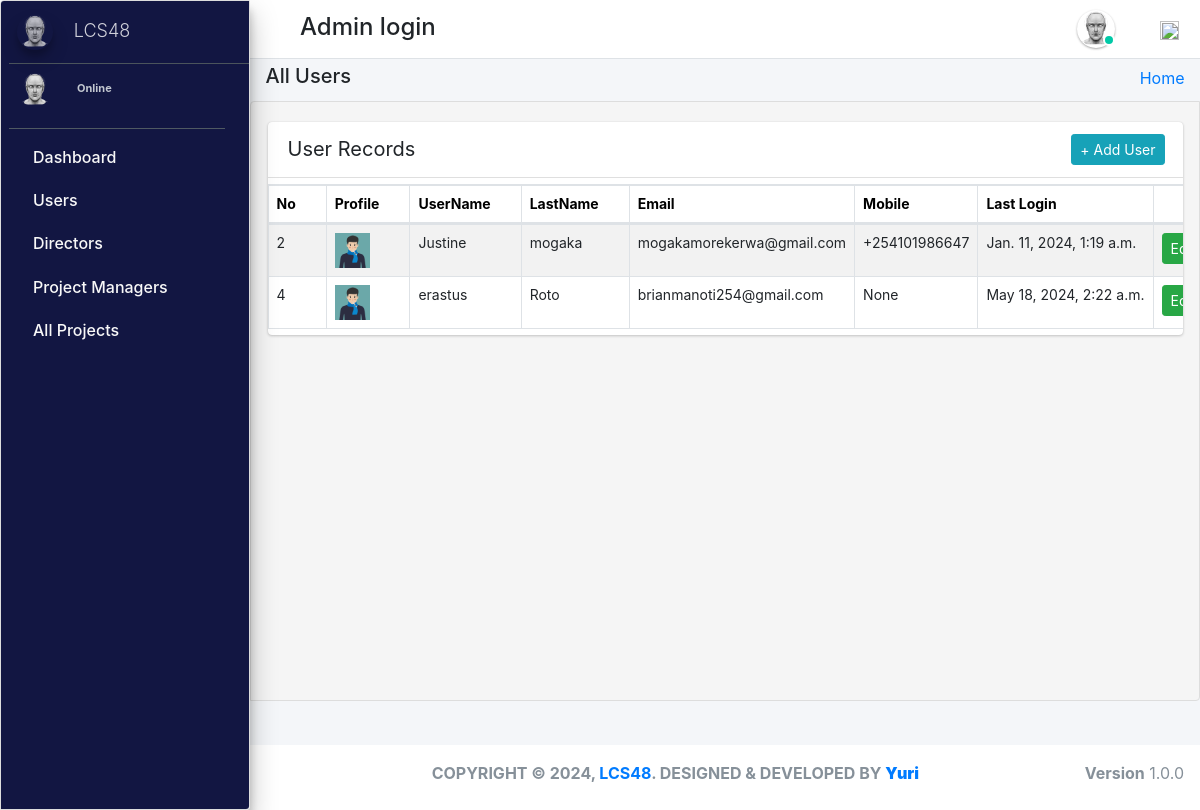
/admin_user/all_patients/ (signed in), run on the app's committed database.
### pharmacy/models.py (models this page shows, shortened)
class CustomUser(AbstractUser):
    user_type_data = ((1, "AdminHOD"), (2, "Pharmacist"), (3, "Doctor"), (4, "PharmacyClerk"),(5, "Patients"))
    user_type = models.CharField(default=1, choices=user_type_data, max_length=10)

class AdminHOD(models.Model):
    gender_category=(
        ('Male','Male'),
        ('Female','Female'),
    )
    admin = models.OneToOneField(CustomUser,null=True, on_delete = models.CASCADE)
    emp_no= models.CharField(max_length=100,null=True,blank=True)
    gender=models.CharField(max_length=100,null=True,choices=gender_category)
    mobile=models.CharField(max_length=10,null=True,blank=True)
    address=models.CharField(max_length=300,null=True,blank=True)
    profile_pic=models.ImageField(default="admin.png",null=True,blank=True)
    created_at = models.DateTimeField(auto_now_add=True)
    updated_at = models.DateTimeField(auto_now=True)
    date_employed=models.DateTimeField(auto_now_add=True, auto_now=False)
    objects = models.Manager()

class Patients(models.Model):
    gender_category=(
        ('Male','Male'),
        ('Female','Female'),
    )
    admin = models.OneToOneField(CustomUser,null=True, on_delete = models.CASCADE)
    reg_no=models.CharField(max_length=30,null=True,blank=True,unique=True)
    gender=models.CharField(max_length=7,null=True,blank=True,choices=gender_category)
    first_name=models.CharField(max_length=20,null=True,blank=True)
    last_name=models.CharField(max_length=20,null=True,blank=True)
    dob=models.DateTimeField(auto_now_add= False, auto_now=False,null=True,blank=True)
    phone_number=models.CharField(max_length=10,null=True,blank=True)
    profile_pic=models.ImageField(default="patient.jpg",null=True,blank=True)
    age= models.IntegerField(default='0', blank=True, null=True)
    address=models.CharField(max_length=300,null=True,blank=True)
    date_admitted=models.DateTimeField(auto_now_add=True, auto_now=False)
    last_updated = models.DateTimeField(auto_now_add=False, auto_now=True)

### pharmacy/HODViews.py (the view, shortened to what this page needs)
# urls.py: path('admin_user/all_patients/',HODViews.allPatients,name='all_patients'),
def allPatients(request):
    form=PatientSearchForm1(request.POST or None)
    patients=Patients.objects.all()
    context={
        "patients":patients,
        "form":form,
        "title":"Admitted Patients"
    }
    return render(request,'hod_templates/admited_patients.html',context)

### pharmacy/LoginCheckMiddleWare.py (called while the page is built, shortened)
    def process_view(self, request, view_func, view_args, view_kwargs):
        modulename = view_func.__module__
        user = request.user
        if user.is_authenticated:
            if user.user_type == "1":
                if modulename == "pharmacy.HODViews":
                    pass
                elif modulename == "":
                    pass
                elif modulename == "pharmacy.views" or modulename == "django.views.static":
                    pass
                else:
                    pass
            else:
                return redirect("login")
        else:
            if request.path == reverse("login"):
                pass
            else:
                return redirect("login")

### pharmacy/templates/hod_templates/admited_patients.html (shortened to what this page needs)
{% extends 'hod_templates/base_template.html'%}
{% load static %}
{% block page_title %}
<h5>All Users</h5>
{% endblock page_title %}
{% block main_content %}
<section class="content">
    <div class="row">
        <div class="col-md-12 px-3">
            <div class="card card-primar sc">
                <div class="card-header">
                    <span>User Records</span>
                   <div class="card-tools d-flex">
                <a class="btn btn-sm btn-info mr-2" href="{% url 'patient_form' %}" role="button">+ Add User</a>
            </div>
                </div>
                <table  class="table table-bordered table-hover dataTable" id="plist">
                    <thead>
                            <tr>
                                    <th>No</th>
                                    <th>Profile</th>
                                    <th>UserName</th>
                                    <th>LastName</th>
                                    <th>Email</th>
                                    <th>Mobile</th>
                                     <th>Last Login</th>
                                     <th class="text-center">Action</th>
                            </tr>
                    </thead>
                    <tbody>
                            {% for patient in patients %}
                            <tr class="hov"> <td>{{patient.admin.id}}</td>
                                <td> <img src="{{patient.profile_pic.url}}" class="" width="35" height="35" alt=""></td>
                                <td>{{patient.admin}}</td>
                                <td>{{patient.admin.last_name}}</td>
                                <td>{{patient.admin.email}}</td>
                                <td>{{patient.phone_number}}</td>
                                <td>{{patient.admin.last_login}}</td>
                                <td><a href="{% url 'edit_patient' patient.admin.id %}" class="btn btn-sm btn-success">Edit</a>
                                    <a href="{% url 'patient_record' patient.id %}" class="btn btn-sm btn-warning">View</a></td>
                            </tr>
                            {% endfor %}
                    </tbody>
                </table>
            </div>
        </div>
    </div>
</section>
{% endblock %}

### pharmacy/templates/hod_templates/base_template.html (shortened to what this page needs)
{% extends 'base_file.html' %} {% block htm %}
<body class="hold-transition sidebar-mini layout-fixed">
    <div class="wrapper">
        <nav class="main-header navbar navbar-expand navbar-white navbar-light">
            <ul class="navbar-nav">
                <li class="nav-item">
                    <a class="nav-link" data-widget="pushmenu" href="#" role="button"></a>
                </li>
            </ul>
            <h4 style="margin-left: 10px; margin-top: 5px;">Admin login </h4>
            <ul class="navbar-nav ml-auto">
                <li class="mx-3">
                    <a href="#" class="sm-submenu-with-image a">
                        <img src="{{request.user.adminhod.profile_pic.url}}" class="img-circle elevation-1" width="38" height="38" alt="">
                        <span class="avatar-status avatar-sm-status avatar-status-success"></span>
                    </a>
                </li>
                <li class="nav-item dropdown ml-3 low">
                    <a href="#" class="btn btn-outlined btn-black text-muted bg-transparent " data-toggle="dropdown" aria-expanded="false" data-wow-delay="0.7s"><img src="https://img.icons8.com/ios/50/000000/settings.png" width="19" height="19">
                    </a>
                </li>
            </ul>
        </nav>
        {% include 'hod_templates/sidebar.html'%}
        <div class="content-wrapper">
            <div class="content-header">
                <div class="container-fluid">
                    <div class="row ">
                        <div class="col-sm-6">
                            <h1 class="m-0 text-dark">
                                {% block page_title %} {% endblock page_title %}
                            </h1>
                        </div>
                        <div class="col-sm-6 ">
                            <ol class="breadcrumb float-sm-right">
                                <li class="breadcrumb-item"><a href="">Home</a></li>
                            </ol>
                        </div>
                    </div>
                </div>
            </div>
            {% block main_content %} {% endblock main_content %}
        </div>
        {% include 'hod_templates/footer.html'%}
    </div>
    {% endblock htm %}

### pharm/pharmacy/templates/base_file.html (shortened to what this page needs)
{% load static %}
<!DOCTYPE html>
<html lang="en">
<head>
    <link rel="stylesheet" href="{% static 'css/bootstrap.min.css'%}">
    <link rel="stylesheet" href="{% static 'css/main.css'%}">
    <link rel="stylesheet" href="{% static 'css/profile.css'%}">
    <link rel="stylesheet" href="{% static " fontawesome-free/css/all.min.css " %}">
    <link rel="stylesheet" href="https://code.ionicframework.com/ionicons/2.0.1/css/ionicons.min.css">
    <link rel="stylesheet" href="{% static 'dist/css/adminlte.css'  %}">
    <link rel="stylesheet" href="{% static 'pace-progress/themes/black/pace-theme-flat-top.css' %}">
    <link rel="stylesheet" href="{% static 'datatables-bs4/css/dataTables.bootstrap4.min.css'%}">
    <link rel="stylesheet" href="{% static 'datatables-responsive/css/responsive.bootstrap4.min.css'%}">
    <link rel="stylesheet" href="{% static 'datatables-buttons/css/buttons.bootstrap4.min.css'%}">
    <link rel="stylesheet" href="{% static 'css/select2.css' %}">
    <link href="{% static 'jquery-ui2/jquery-ui.min.css' %}" rel="stylesheet">
    <link href="{% static 'jquery-ui2/jquery-ui.structure.min.css' %}" rel="stylesheet">
    <link href="{% static 'jquery-ui2/jquery-ui.theme.min.css' %}" rel="stylesheet">
</head>
{% block htm %} {% endblock htm%}
</body>
</html>

### pharmacy/templates/hod_templates/sidebar.html (shortened to what this page needs)
<aside class="main-sidebar sidebar-dark-primary elevation-4">
    <a href="" class="brand-link ml-2">
        <img src="{{request.user.adminhod.profile_pic.url}}" alt="" width="36" height="36" class=" img-circle elevation-3" style="opacity: .8">
        <span class="brand-text font-weight-light mt-1 ml-3 mmust">LCS48</span>
    </a>
    <div class="sidebar">
        <div class="user-panel mr-3">
            <div class="pull-left image sm-submenu-with-image a ml-2 ">
                <img src="{{request.user.adminhod.profile_pic.url}}" class="img-circle mt-2" width="36" height="36" alt="User Image">
            </div>
            <div class="pull-left info">
                <a href="#"> Online</a>
            </div>
        </div>
        <nav class="mt-2">
            <ul class="nav nav-pills nav-sidebar flex-column" data-widget="treeview" role="menu" data-accordion="false">
                <li class="nav-item">
                    <a href="{% url  'admin_dashboard' %}" class="nav-link">
                        <p>
                            Dashboard
                        </p>
                    </a>
                </li>
                <li class="nav-item">
                    <a href="#" class="nav-link">
                        <p>
                            Users
                        </p>
                    </a>
                </li>
                <li class="nav-item">
                    <a href="#" class="nav-link">
                        <p>
                            Directors
                        </p>
                    </a>
                </li>
                <li class="nav-item">
                    <a href="#" class="nav-link">
                        <p>
                            Project Managers
                        </p>
                    </a>
                </li>
                <li class="nav-item">
                    <a href="#" class="nav-link">
                        <p>
                            All Projects
                        </p>
                    </a>
                </li>
            </ul>
        </nav>
    </div>
</aside>

### pharmacy/templates/hod_templates/footer.html
<footer class="main-footer pt-3 text-center">
    <strong>COPYRIGHT &copy; {% now "Y" %}, <a href="#">LCS48</a>. DESIGNED & DEVELOPED BY <a href="#"><b>Yuri</b></a></strong>
    <div class="float-right d-none d-sm-inline-block">
        <b>Version</b> 1.0.0
    </div>
</footer>

### static/css/main.css (style rules this page uses)
html { font-family: sans-serif; line-height: 1.15; -webkit-text-size-adjust: 100%; -webkit-tap-highlight-color: transparent; }
body { overflow-y: hidden; overflow-x: hidden; font-family: -apple-system, BlinkMacSystemFont, "Segoe UI", Roboto, "Helvetica Neue", Arial, "Noto Sans", sans-serif, "Apple Color Emoji", "Segoe UI Emoji", "Segoe UI Symbol", "Noto Color Emoji" !important; }
th { color: rgb(0, 0, 0); font-size: 14px !important; }
.content { background-color: #f5f5f5; border: 1px solid #dddddd; border-radius: 4px 0px 4px 0px; left: -1px; padding: 10px 7px 5px; }
.main-sidebar { background: #ffffff; border: 1px solid #dddddd; border-radius: 4px 0px 4px 0px; font-weight: bold; }
.content { height: 75vh; overflow-y: scroll; overflow-x: hidden; }
.sc { white-space: nowrap; display: block; overflow-x: hidden !important; }
.content .row { margin-top: 20px !important; }
.main-sidebar { background-color: #121642 !important; color: white !important; }
.main-sidebar p { color: #f8f8f8 !important; font-weight: 500 !important }
td { font-size: 14px !important; }
.hov { transition: transform .5s; }
.avatar-status { position: absolute; bottom: 12px; right: 75.4px; display: -ms-inline-flexbox; display: inline-flex; -ms-flex-negative: 0; flex-shrink: 0; -ms-flex-pack: center; justify-content: center; -ms-flex-align: center; align-items: center; white-space: nowrap; text-align: center; vertical-align: baseline; font-weight: 600; border: .125rem solid #fff; width: 12px; height: 12px; line-height: 1; font-size: .71094rem; border-radius: 50%; }
.avatar-status-success { color: #fff; background-color: #00c9a7; }
.card-header span { font-size: 20px !important; }
.table>tbody>tr>td, .table>tbody>tr>th, .table>tfoot>tr>td, .table>tfoot>tr>th, .table>thead>tr>td, .table>thead>tr>th { padding: 8px; line-height: 1.42857143; vertical-align: top; }
.pull-left { float: left; }
.pull-left { float: left!important; }
.user-panel>.info { padding: 5px 5px 5px 15px; line-height: 1; position: absolute; left: 55px; }
p { margin: 0 0 10px; }
.user-panel { padding-bottom: 20px; }
.user-panel:after { clear: both; }
.user-panel:before, .user-panel:after { content: " "; display: table; }
.user-panel>.info>a { text-decoration: none; padding-right: 5px; margin-top: 3px; font-size: 11px; overflow: hidden; white-space: nowrap; }
.mmust { overflow: hidden; white-space: nowrap; font-size: 18px; }
.table { background: white !important; }
.container-fluid { width: 100%; padding-right: 15px; padding-left: 15px; margin-right: auto; margin-left: auto; }
.row { display: flex; flex-wrap: wrap; margin-right: -15px; margin-left: -15px; }
.d-flex { display: flex !important; z-index: 44; }
.d-flex { display: flex !important; }
.table tbody tr:nth-of-type(odd) { background-color: rgba(0, 0, 0, .05) !important; }
.table tbody tr:nth-of-type(odd) { background-color: rgba(197, 197, 197, 0.05) !important; }
.main-footer { height: 65px !important; background: #ffffff; border-top: none !important; color: #869099; font-size: 1.0rem !important; }
.img-circle { border-radius: 50%; }
.content-wrapper .content-header { padding: 5px 0.5rem !important; }

### static/css/profile.css (style rules this page uses)
li { list-style-type: none ! }
.navbar-nav span { color: #525f7f !important; margin-right: 10px !important; }
body { font-family: 'Rubik', sans-serif; height: 100% !important; }
.table tbody tr:nth-of-type(odd) { background-color: rgba(0, 0, 0, .05) !important; }

### data on the page
CustomUser: user.adminhod.profile_pic (picture)
Patients: admin.id "2", profile_pic (picture), admin "Justine", admin.last_name "mogaka", admin.email "mogakamorekerwa@gmail.com", phone_number "+254101986647", admin.last_login "Jan. 11, 2024, 1:19 a.m."
Patients: admin.id "4", profile_pic (picture), admin "erastus", admin.last_name "Roto", admin.email "brianmanoti254@gmail.com", phone_number "None", admin.last_login "May 18, 2024, 2:22 a.m."
